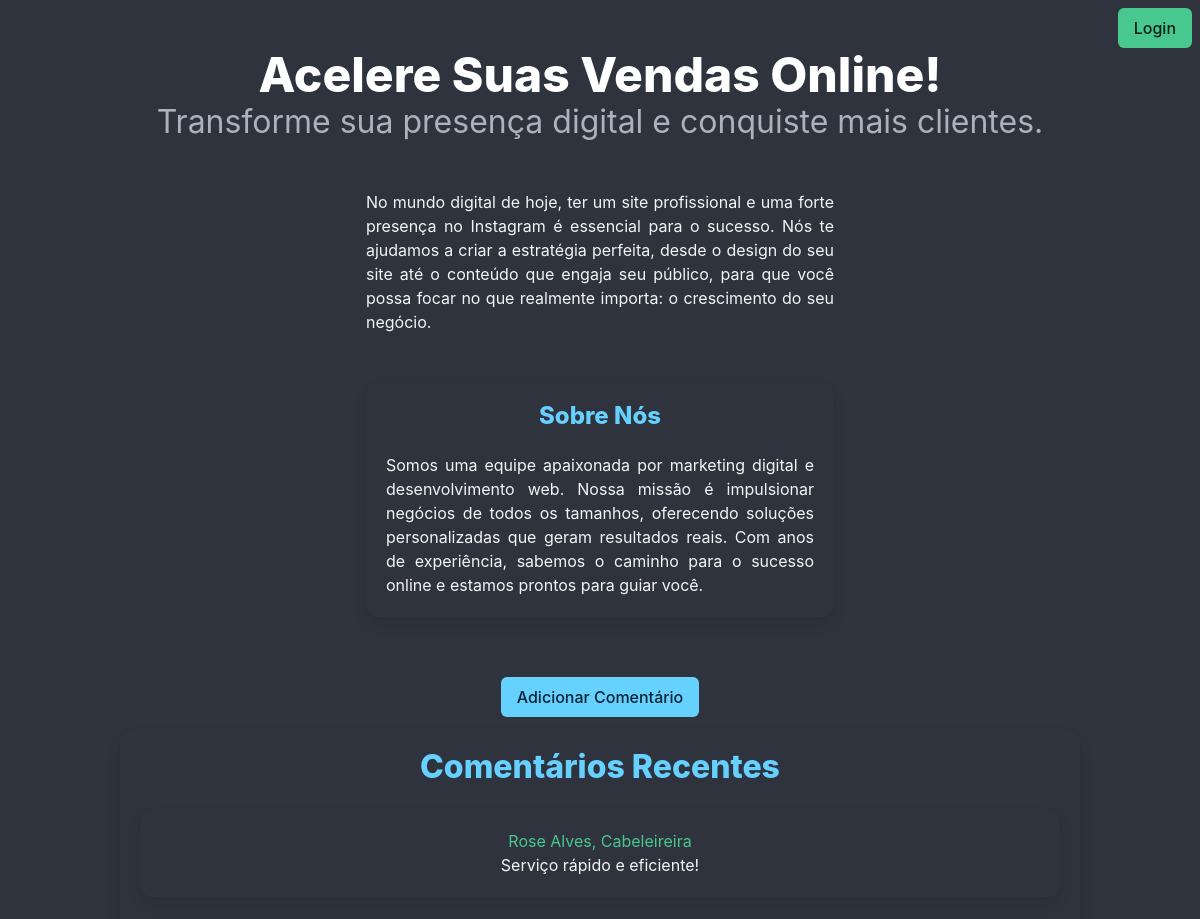
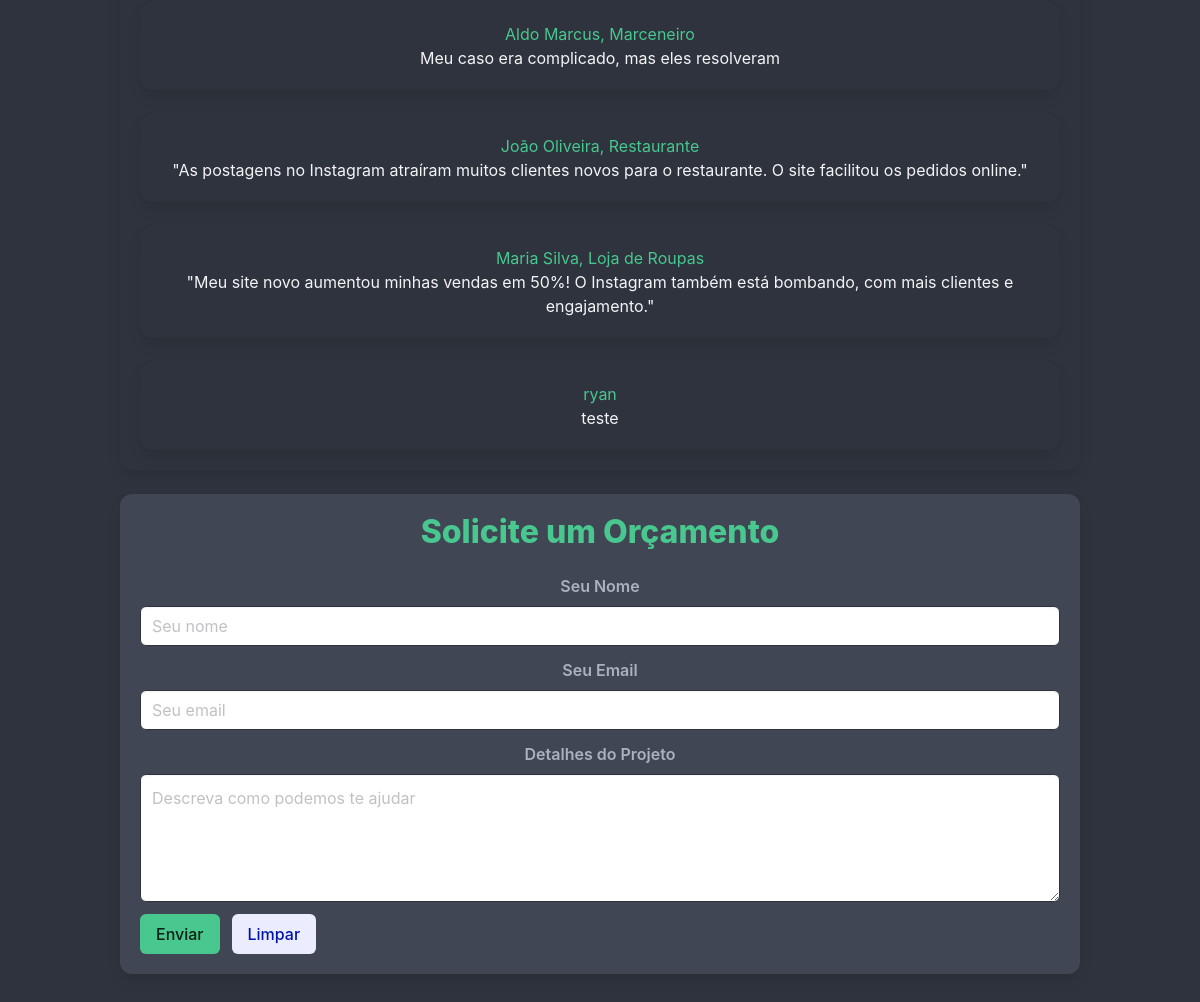
The page / on the database its author committed (2 pictures, top to bottom).
### modelos.py (models this page shows, shortened)
@dataclass
class Comentario(db.Model):
    id: int
    autor: str
    texto: str
    data_criacao: datetime
    id = db.Column(db.Integer, unique=True, primary_key=True, autoincrement=True)
    autor = db.Column(db.String(80), nullable=False)
    texto = db.Column(db.String(500), nullable=False)
    data_criacao = db.Column(db.DateTime, default=datetime.utcnow)

### appjs.py (the view, shortened to what this page needs)
@app.route('/', methods=['POST', 'GET'])
def home():
    comentarios = pegar_comentarios()
    if request.method == 'GET':
        return render_template('indexjs.html', comentarios=comentarios)

### appjs.py (called while the page is built)
def pegar_comentarios():
    with app.app_context():
        try:
            comentarios = Comentario.query.order_by(desc(Comentario.data_criacao)).limit(3).all()
            return comentarios
        except Exception as e:
            print("Erro ao buscar comentários:", e)
            return []

### templates/indexjs.html (shortened to what this page needs)
<!DOCTYPE html>
<html lang="en">
<head>
    <link rel="stylesheet" type="text/css" href="/static/bulma.min.css">
</head>
<body class="has-background-dark">
    <div style="position: absolute; top: 0.5rem; right: 0.5rem; display: flex; align-items: right;">
        <button class="button is-success is-right" onclick="abrirModal()">Login</button>
    </div>
    <section class="hero is-dark is-fullheight">
        <div class="hero-body">
            <div class="container has-text-centered">
                <h1 class="title is-1 has-text-white">Acelere Suas Vendas Online!</h1>
                <p class="subtitle is-3 has-text-grey-light">Transforme sua presença digital e conquiste mais clientes.
                </p>
                <br>
                <div class="columns is-centered">
                    <div class="column is-half">
                        <p class="has-text-justified has-text-white-ter">
                            No mundo digital de hoje, ter um site profissional e uma forte presença no Instagram é
                            essencial para o sucesso.
                            Nós te ajudamos a criar a estratégia perfeita, desde o design do seu site até o conteúdo que
                            engaja seu público,
                            para que você possa focar no que realmente importa: o crescimento do seu negócio.
                        </p>
                    </div>
                </div>
                <br>
                <div class="columns is-centered">
                    <div class="column is-half">
                        <div class="box has-background-grey-darker has-text-white-ter">
                            <h2 class="title is-4 has-text-info">Sobre Nós</h2>
                            <p class="has-text-justified">
                                Somos uma equipe apaixonada por marketing digital e desenvolvimento web. Nossa missão é
                                impulsionar
                                negócios de todos os tamanhos, oferecendo soluções personalizadas que geram resultados
                                reais.
                                Com anos de experiência, sabemos o caminho para o sucesso online e estamos prontos para
                                guiar você.
                            </p>
                        </div>
                    </div>
                </div>
                <br>
                <button class="button is-info m-3" onclick="abrirModalComentario()">Adicionar Comentário</button>
                <div class="box has-background-grey-darker">
                    <h2 class="title is-3 has-text-info">Comentários Recentes</h2>
                    <div class="box has-background-dark">
                        <p class="has-text-success">Rose Alves, Cabeleireira</p>
                        <p class="has-text-white-ter">Serviço rápido e eficiente!</p>
                    </div>
                    <div class="box has-background-dark">
                        <p class="has-text-success">Aldo Marcus, Marceneiro</p>
                        <p class="has-text-white-ter">Meu caso era complicado, mas eles resolveram</p>
                    </div>
                    {% if comentarios %}
                    {% for comentario in comentarios %}
                    <div class="box has-background-dark">
                        <p class="has-text-success">{{ comentario.autor }}</p>
                        <p class="has-text-white-ter">{{ comentario.texto }}</p>
                    </div>
                    {% endfor %}
                    {% endif %}
                </div>
                <div class="box has-background-grey-dark">
                    <h2 class="title is-3 has-text-success">Solicite um Orçamento</h2>
                    <form method="POST" id="adicnovo">
                        <div class="field">
                            <label class="label has-text-grey-light">Seu Nome</label>
                            <div class="control">
                                <input id="nome" class="input is-dark has-text-white-ter" type="text" name="nome"
                                    placeholder="Seu nome">
                            </div>
                        </div>
                        <div class="field">
                            <label class="label has-text-grey-light">Seu Email</label>
                            <div class="control">
                                <input id="email" class="input is-dark has-text-white-ter" type="email" name="email"
                                    placeholder="Seu email">
                            </div>
                        </div>
                        <div class="field">
                            <label class="label has-text-grey-light">Detalhes do Projeto</label>
                            <div class="control">
                                <textarea id="solicit" class="textarea is-dark has-text-white-ter" type="text"
                                    name="solicit" placeholder="Descreva como podemos te ajudar"></textarea>
                            </div>
                        </div>
                        <div class="field is-grouped">
                            <div class="control">
                                <button class="button is-success">Enviar</button>
                            </div>
                            <button class="button is-link is-light" onclick="limpar()">Limpar</button>
                        </div>
                    </form>
                </div>
            </div>
        </div>
    </section>
</body>
</html>

### rows shown on the page
Comentario: autor "João Oliveira, Restaurante", texto "\"As postagens no Instagram atraíram muitos clientes novos para o restaurante. O site facilitou os pedidos online.\""
Comentario: autor "Maria Silva, Loja de Roupas", texto "\"Meu site novo aumentou minhas vendas em 50%! O Instagram também está bombando, com mais clientes e engajamento.\""
Comentario: autor "ryan", texto "teste"
